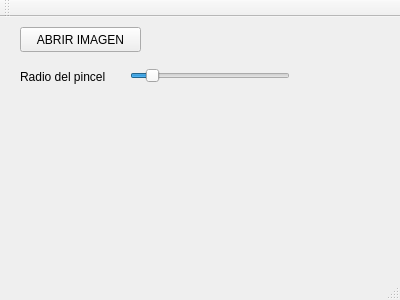
<?xml version="1.0" encoding="UTF-8"?>
<ui version="4.0">
 <class>MainWindow</class>
 <widget class="QMainWindow" name="MainWindow">
  <property name="geometry">
   <rect>
    <x>0</x>
    <y>0</y>
    <width>400</width>
    <height>300</height>
   </rect>
  </property>
  <property name="windowTitle">
   <string>MainWindow</string>
  </property>
  <widget class="QWidget" name="centralWidget">
   <widget class="QPushButton" name="pushButton">
    <property name="geometry">
     <rect>
      <x>20</x>
      <y>10</y>
      <width>121</width>
      <height>25</height>
     </rect>
    </property>
    <property name="text">
     <string>ABRIR IMAGEN</string>
    </property>
   </widget>
   <widget class="QSlider" name="horizontalSlider">
    <property name="geometry">
     <rect>
      <x>130</x>
      <y>50</y>
      <width>160</width>
      <height>18</height>
     </rect>
    </property>
    <property name="value">
     <number>10</number>
    </property>
    <property name="orientation">
     <enum>Qt::Horizontal</enum>
    </property>
   </widget>
   <widget class="QLabel" name="label">
    <property name="geometry">
     <rect>
      <x>20</x>
      <y>50</y>
      <width>91</width>
      <height>20</height>
     </rect>
    </property>
    <property name="text">
     <string>Radio del pincel</string>
    </property>
   </widget>
  </widget>
  <widget class="QMenuBar" name="menuBar">
   <property name="geometry">
    <rect>
     <x>0</x>
     <y>0</y>
     <width>400</width>
     <height>25</height>
    </rect>
   </property>
  </widget>
  <widget class="QToolBar" name="mainToolBar">
   <attribute name="toolBarArea">
    <enum>TopToolBarArea</enum>
   </attribute>
   <attribute name="toolBarBreak">
    <bool>false</bool>
   </attribute>
  </widget>
  <widget class="QStatusBar" name="statusBar"/>
 </widget>
 <layoutdefault spacing="6" margin="11"/>
 <resources/>
 <connections/>
</ui>
